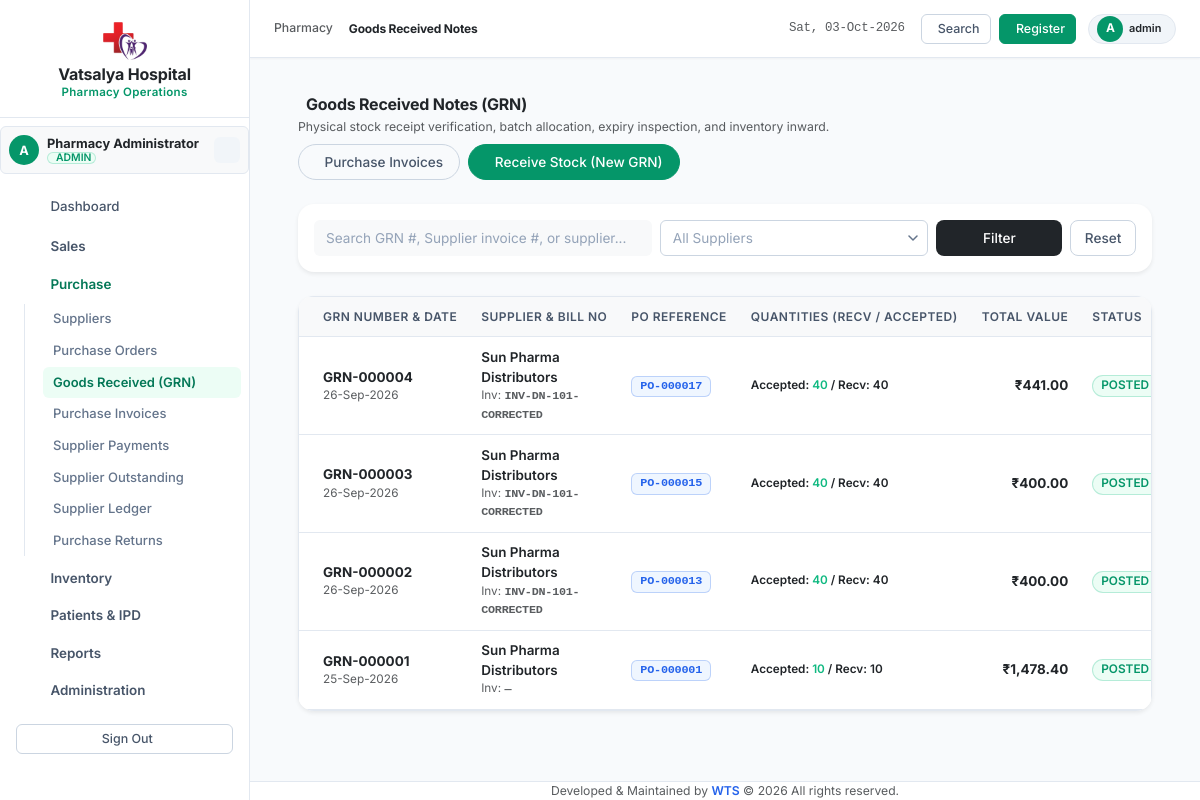
The page /modules/purchases/grn.php (signed in) on the database its author committed.
### tables this page shows
CREATE TABLE `pharmacy_grn` (
  `grn_id` int(11) NOT NULL AUTO_INCREMENT,
  `grn_number` varchar(50) NOT NULL,
  `grn_date` date NOT NULL,
  `supplier_id` int(11) NOT NULL,
  `po_id` int(11) DEFAULT NULL,
  `supplier_invoice_no` varchar(100) DEFAULT NULL,
  `supplier_invoice_date` date DEFAULT NULL,
  `receiving_location` varchar(100) DEFAULT 'Main Pharmacy Store',
  `subtotal_amount` decimal(12,2) NOT NULL DEFAULT 0.00,
  `discount_amount` decimal(12,2) NOT NULL DEFAULT 0.00,
  `tax_amount` decimal(12,2) NOT NULL DEFAULT 0.00,
  `total_amount` decimal(12,2) NOT NULL DEFAULT 0.00,
  `status` enum('DRAFT','POSTED','CANCELLED') NOT NULL DEFAULT 'DRAFT',
  `idempotency_key` varchar(64) DEFAULT NULL,
  `notes` text DEFAULT NULL,
  `received_by` int(11) DEFAULT NULL,
  `posted_by` int(11) DEFAULT NULL,
  `posted_at` datetime DEFAULT NULL,
  `cancelled_by` int(11) DEFAULT NULL,
  `cancelled_at` datetime DEFAULT NULL,
  `cancellation_reason` text DEFAULT NULL,
  `created_by` int(11) DEFAULT NULL,
  `created_at` datetime NOT NULL DEFAULT current_timestamp(),
  `updated_at` datetime NOT NULL DEFAULT current_timestamp() ON UPDATE current_timestamp(),
  PRIMARY KEY (`grn_id`),
  UNIQUE KEY `grn_number` (`grn_number`),
  UNIQUE KEY `idempotency_key` (`idempotency_key`),
  KEY `idx_supplier_id` (`supplier_id`),
  KEY `idx_po_id` (`po_id`),
  KEY `idx_grn_date` (`grn_date`),
  KEY `idx_status` (`status`),
  CONSTRAINT `fk_grn_po` FOREIGN KEY (`po_id`) REFERENCES `pharmacy_purchase_orders` (`po_id`) ON DELETE SET NULL,
  CONSTRAINT `fk_grn_supplier` FOREIGN KEY (`supplier_id`) REFERENCES `pharmacy_suppliers` (`supplier_id`)
);

CREATE TABLE `pharmacy_suppliers` (
  `supplier_id` int(11) NOT NULL AUTO_INCREMENT,
  `supplier_code` varchar(50) DEFAULT NULL,
  `supplier_name` varchar(150) NOT NULL,
  `legal_name` varchar(150) DEFAULT NULL,
  `contact_person` varchar(100) DEFAULT NULL,
  `phone` varchar(30) DEFAULT NULL,
  `alternate_mobile` varchar(30) DEFAULT NULL,
  `email` varchar(100) DEFAULT NULL,
  `address` text DEFAULT NULL,
  `city` varchar(100) DEFAULT NULL,
  `state` varchar(100) DEFAULT NULL,
  `pincode` varchar(20) DEFAULT NULL,
  `gstin` varchar(25) DEFAULT NULL,
  `pan` varchar(20) DEFAULT NULL,
  `drug_licence_no` varchar(100) DEFAULT NULL,
  `drug_licence_type` varchar(50) DEFAULT NULL,
  `licence_expiry_date` date DEFAULT NULL,
  `supplier_type` varchar(50) NOT NULL DEFAULT 'Distributor',
  `payment_terms` varchar(100) DEFAULT NULL,
  `credit_days` int(11) NOT NULL DEFAULT 30,
  `credit_limit` decimal(12,2) NOT NULL DEFAULT 0.00,
  `opening_balance` decimal(12,2) NOT NULL DEFAULT 0.00,
  `bank_name` varchar(100) DEFAULT NULL,
  `bank_account_no` varchar(50) DEFAULT NULL,
  `bank_ifsc` varchar(20) DEFAULT NULL,
  `status` enum('Active','Inactive','Blocked') NOT NULL DEFAULT 'Active',
  `notes` text DEFAULT NULL,
  `created_by` int(11) DEFAULT NULL,
  `updated_by` int(11) DEFAULT NULL,
  `created_at` datetime NOT NULL DEFAULT current_timestamp(),
  `updated_at` datetime NOT NULL DEFAULT current_timestamp() ON UPDATE current_timestamp(),
  PRIMARY KEY (`supplier_id`),
  UNIQUE KEY `uq_supplier_code` (`supplier_code`),
  KEY `idx_supplier_name` (`supplier_name`),
  KEY `idx_phone` (`phone`),
  KEY `idx_gstin` (`gstin`),
  KEY `idx_status` (`status`)
);

CREATE TABLE `pharmacy_purchase_orders` (
  `po_id` int(11) NOT NULL AUTO_INCREMENT,
  `po_number` varchar(50) NOT NULL,
  `po_date` date NOT NULL,
  `supplier_id` int(11) NOT NULL,
  `expected_delivery_date` date DEFAULT NULL,
  `payment_terms` varchar(100) DEFAULT NULL,
  `status` enum('DRAFT','SUBMITTED','APPROVED','PARTIALLY_RECEIVED','FULLY_RECEIVED','CANCELLED','CLOSED') NOT NULL DEFAULT 'DRAFT',
  `subtotal_amount` decimal(12,2) NOT NULL DEFAULT 0.00,
  `discount_amount` decimal(12,2) NOT NULL DEFAULT 0.00,
  `tax_amount` decimal(12,2) NOT NULL DEFAULT 0.00,
  `total_amount` decimal(12,2) NOT NULL DEFAULT 0.00,
  `notes` text DEFAULT NULL,
  `approved_by` int(11) DEFAULT NULL,
  `approved_at` datetime DEFAULT NULL,
  `cancelled_by` int(11) DEFAULT NULL,
  `cancelled_at` datetime DEFAULT NULL,
  `cancellation_reason` text DEFAULT NULL,
  `created_by` int(11) DEFAULT NULL,
  `created_at` datetime NOT NULL DEFAULT current_timestamp(),
  `updated_at` datetime NOT NULL DEFAULT current_timestamp() ON UPDATE current_timestamp(),
  PRIMARY KEY (`po_id`),
  UNIQUE KEY `po_number` (`po_number`),
  KEY `idx_supplier_id` (`supplier_id`),
  KEY `idx_po_date` (`po_date`),
  KEY `idx_status` (`status`),
  CONSTRAINT `fk_po_supplier` FOREIGN KEY (`supplier_id`) REFERENCES `pharmacy_suppliers` (`supplier_id`)
);

### app/Auth/AuthManager.php (called while the page is built, shortened)
<?php
class AuthManager
{
    public static function check(): bool
    {
        return !empty($_SESSION['pharmacy_logged_in']) && !empty($_SESSION['pharmacy_user_id']);
    }
    public static function roleId(): ?int
    {
        return $_SESSION['pharmacy_role_id'] ?? null;
    }
}

### config/session.php (called while the page is built, shortened)
<?php
require_once __DIR__ . '/database.php';
require_once __DIR__ . '/../app/Auth/AuthManager.php';
require_once __DIR__ . '/../app/Services/PermissionService.php';
function auth_check(): bool
{
    return AuthManager::check();
}
function has_permission(string $permissionKey): bool
{
    global $pdo;
    $service = new PermissionService($pdo);
    return $service->hasPermission($permissionKey, AuthManager::roleId());
}

### app/Services/PermissionService.php (called while the page is built, shortened)
<?php
class PermissionService
{
    private PDO $pdo;
    public function __construct(PDO $pdo)
    {
        $this->pdo = $pdo;
    }
    public function hasPermission(string $permissionKey, ?int $roleId = null): bool
    {
        if ($this->isAdminRole($roleId)) {
            return true;
        }
        $perms = $this->getPermissionsForRole($roleId);
        return in_array($permissionKey, $perms, true);
    }
    public function isAdminRole(int $roleId): bool
    {
        $stmt = $this->pdo->prepare("SELECT role_name FROM pharmacy_roles WHERE id = ?");
        $stmt->execute([$roleId]);
        $name = $stmt->fetchColumn();
        return strtoupper((string)$name) === 'ADMIN';
    }
}

### app/Services/GrnService.php (called while the page is built, shortened)
<?php
class GrnService
{
    private PDO $pdo;
    public function __construct(PDO $pdo)
    {
        $this->pdo = $pdo;
    }
    public function listGrns(array $filters = []): array
    {
        $sql = "
            SELECT g.*, s.supplier_name, s.supplier_code, po.po_number,
                   (SELECT COUNT(*) FROM pharmacy_grn_items WHERE grn_id = g.grn_id) as total_items,
                   (SELECT IFNULL(SUM(received_qty), 0) FROM pharmacy_grn_items WHERE grn_id = g.grn_id) as total_received,
                   (SELECT IFNULL(SUM(accepted_qty), 0) FROM pharmacy_grn_items WHERE grn_id = g.grn_id) as total_accepted,
                   (SELECT IFNULL(SUM(rejected_qty + damaged_qty), 0) FROM pharmacy_grn_items WHERE grn_id = g.grn_id) as total_rejected
            FROM pharmacy_grn g
            JOIN pharmacy_suppliers s ON g.supplier_id = s.supplier_id
            LEFT JOIN pharmacy_purchase_orders po ON g.po_id = po.po_id
            WHERE 1=1
        ";
        $params = [];
        $sql .= " ORDER BY g.grn_id DESC";
        $stmt = $this->pdo->prepare($sql);
        $stmt->execute($params);
        return $stmt->fetchAll(PDO::FETCH_ASSOC);
    }
}

### modules/purchases/grn.php (the view, shortened to what this page needs)
<?php
require_once __DIR__ . '/../../config/database.php';
require_once __DIR__ . '/../../config/session.php';
require_once __DIR__ . '/../../app/Services/GrnService.php';
$grnService = new GrnService($pdo);
$canCreate = has_permission('pharmacy.grn.create') || has_permission('pharmacy.grn.post');
$search = trim($_GET['search'] ?? '');
$filters = [];
$grns = $grnService->listGrns($filters);
    ?>
    <?php
include __DIR__ . '/../../includes/header.php';
include __DIR__ . '/../../includes/sidebar.php';
include __DIR__ . '/../../includes/navbar.php';
?>
<div class="container-fluid px-4 py-3">
    <div class="d-flex flex-wrap justify-content-between align-items-center mb-4 gap-2">
        <div>
            <h4 class="fw-bold text-dark mb-1">
                <i class="ti ti-truck-loading text-emerald me-2"></i>Goods Received Notes (GRN)
            </h4>
            <p class="text-muted small mb-0">Physical stock receipt verification, batch allocation, expiry inspection, and inventory inward.</p>
        </div>
        <div class="d-flex gap-2">
            <a href="invoices.php" class="btn btn-outline-secondary rounded-pill px-3 py-2 small">
                <i class="ti ti-file-invoice me-1"></i> Purchase Invoices
            </a>
            <?php if ($canCreate): ?>
                <button type="button" class="btn btn-emerald rounded-pill px-3 py-2 text-white small" style="background-color: #059669;" data-bs-toggle="modal" data-bs-target="#createGrnModal">
                    <i class="ti ti-plus me-1"></i> Receive Stock (New GRN)
                </button>
            <?php endif; ?>
        </div>
    </div>
    <div class="card border-0 shadow-sm rounded-4 mb-4 bg-white">
        <div class="card-body p-3">
            <form method="GET" action="grn.php" class="row g-2 align-items-center">
                <div class="col-md-5">
                    <input type="text" name="search" class="form-control bg-light border-0" placeholder="Search GRN #, Supplier invoice #, or supplier..." value="<?= htmlspecialchars($search) ?>">
                </div>
                <div class="col-md-4">
                </div>
                <div class="col-md-3 d-flex gap-2">
                    <button type="submit" class="btn btn-dark w-100 rounded-3">Filter</button>
                    <a href="grn.php" class="btn btn-outline-secondary rounded-3">Reset</a>
                </div>
            </form>
        </div>
    </div>
    <div class="card border-0 shadow-sm rounded-4 bg-white overflow-hidden">
        <div class="table-responsive">
            <table class="table table-hover align-middle mb-0">
                <thead class="table-light">
                    <tr class="text-uppercase small text-muted">
                        <th class="ps-4">GRN Number & Date</th>
                        <th>Supplier & Bill No</th>
                        <th>PO Reference</th>
                        <th>Quantities (Recv / Accepted)</th>
                        <th class="text-end">Total Value</th>
                        <th>Status</th>
                    </tr>
                </thead>
                <tbody>
                    <?php if (empty($grns)): ?>
                        <tr>
                            <td colspan="7" class="text-center py-5 text-muted">
                                <i class="ti ti-package fs-1 d-block mb-2 text-secondary"></i>
                                No goods received notes recorded yet.
                            </td>
                        </tr>
                    <?php else: ?>
                        <?php foreach ($grns as $g): ?>
                            <tr>
                                <td class="ps-4">
                                    <div class="fw-bold text-dark"><?= htmlspecialchars($g['grn_number']) ?></div>
                                    <div class="text-muted small"><?= date('d-M-Y', strtotime($g['grn_date'])) ?></div>
                                </td>
                                <td>
                                    <div class="fw-semibold text-dark"><?= htmlspecialchars($g['supplier_name']) ?></div>
                                    <div class="text-muted small">Inv: <span class="font-monospace fw-bold"><?= htmlspecialchars($g['supplier_invoice_no'] ?? '—') ?></span></div>
                                </td>
                                <td>
                                    <?php if (!empty($g['po_number'])): ?>
                                        <span class="badge bg-primary-subtle text-primary font-monospace"><?= htmlspecialchars($g['po_number']) ?></span>
                                    <?php else: ?>
                                        <span class="badge bg-light text-secondary">Direct Receiving</span>
                                    <?php endif; ?>
                                </td>
                                <td>
                                    <div class="small fw-semibold text-dark">Accepted: <span class="text-success"><?= (int)$g['total_accepted'] ?></span> / Recv: <?= (int)$g['total_received'] ?></div>
                                </td>
                                <td class="text-end fw-bold text-dark">
                                    ₹<?= number_format((float)$g['total_amount'], 2) ?>
                                </td>
                                <td>
                                    <?php if ($g['status'] === 'POSTED'): ?>
                                        <span class="badge bg-success-subtle text-success rounded-pill px-2 py-1">POSTED (IN STOCK)</span>
                                    <?php else: ?>
                                        <span class="badge bg-danger-subtle text-danger rounded-pill px-2 py-1">CANCELLED</span>
                                    <?php endif; ?>
                                </td>
                            </tr>
                        <?php endforeach; ?>
                    <?php endif; ?>
                </tbody>
            </table>
        </div>
    </div>
</div>
<?php
include __DIR__ . '/../../includes/footer.php';
?>

### rows shown on the page
pharmacy_grn: grn_number "GRN-000004", grn_date "26-Sep-2026", supplier.supplier_name "Sun Pharma Distributors", supplier_invoice_no "INV-DN-101-CORRECTED", po.po_number "PO-000017", total_accepted "40", total_received "40", total_amount "441.00", status "POSTED…"
pharmacy_grn: grn_number "GRN-000003", grn_date "26-Sep-2026", supplier.supplier_name "Sun Pharma Distributors", supplier_invoice_no "INV-DN-101-CORRECTED", po.po_number "PO-000015", total_accepted "40", total_received "40", total_amount "400.00", status "POSTED…"
pharmacy_grn: grn_number "GRN-000002", grn_date "26-Sep-2026", supplier.supplier_name "Sun Pharma Distributors", supplier_invoice_no "INV-DN-101-CORRECTED", po.po_number "PO-000013", total_accepted "40", total_received "40", total_amount "400.00", status "POSTED…"
pharmacy_grn: grn_number "GRN-000001", grn_date "25-Sep-2026", supplier.supplier_name "Sun Pharma Distributors", supplier_invoice_no "—", po.po_number "PO-000001", total_accepted "10", total_received "10", total_amount "1,478.40", status "POSTED…"

### other values the page prints
substr($user['username'] ?? 'P', 0, 1) "A"
$user['full_name'] "Pharmacy Administrator"
$user['role_name'] "ADMIN"
$page_title "Goods Received Notes"
$user['username'] "admin"
